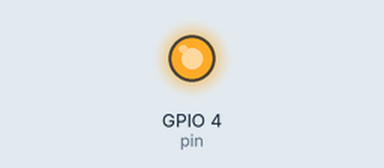
Simulated run of this program. Board: Raspberry Pi (BCM pin numbers). Parts: output pins drawn as LEDs (lit = HIGH). At 0.0 s the program stops and its outputs stay as they are.

Above: at 0.1 s.
Timing chart, 0 to 1.5 s (numbered marks = the images above):
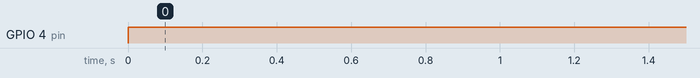

The program:

on.py
```python
#mengimpor GPIO
import RPi.GPIO as GPIO
#Ubah pengkabelan BCM/BOARD
GPIO.setmode(GPIO.BCM)
#mematikan warning /True
GPIO.setwarnings(False)
#Mengkonfigurasi GPIO pin 4 sebagai output
pin = 4
GPIO.setup(pin, GPIO.OUT)
#Kami menyalakan led
GPIO.output(pin, GPIO.HIGH)
```

Measured:
- by itself, GPIO 4 (pin): LOW → HIGH at 0.00 s
